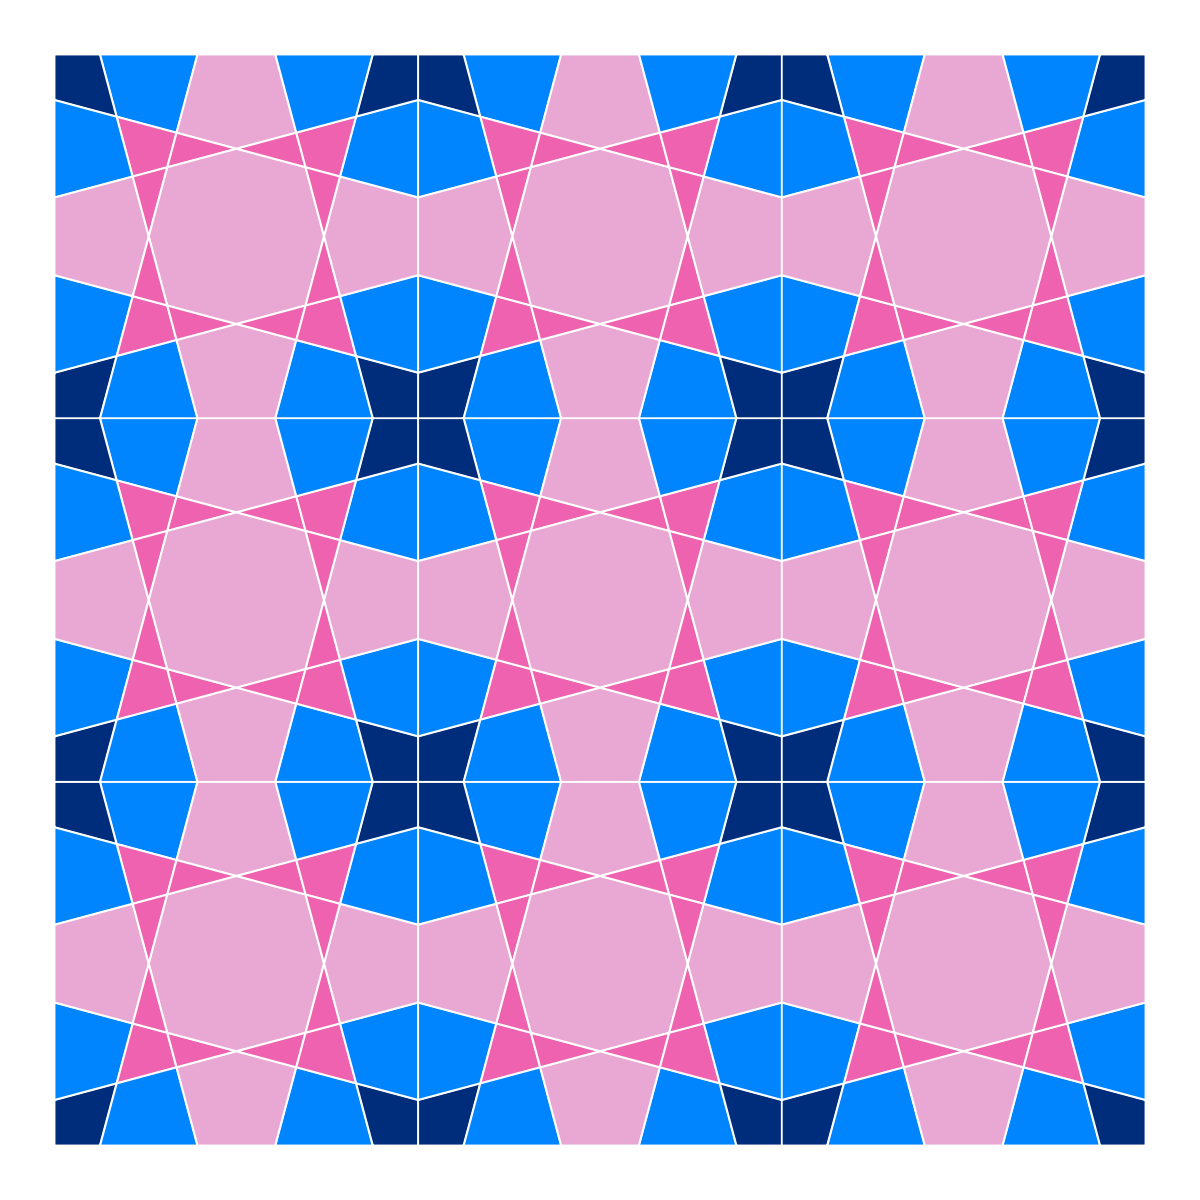

Write R code to recreate this figure.
library(Kaashi)
library(ggplot2)

tile <- motif(theta = 75, delta = 0.75, polyLine = F)

vector = rbind(
  c(2,0),
  c(0,2))
tiles <- tiling(tile, n = 3, type = "periodic", vector = vector) 


tilePlotter(tiles, tileColor = c("#EE62AF","#002D7B","#0085FF", "#E8A8D3","#E8A8D3"),
            borderSize = 0.1)


script_dir <- dirname(rstudioapi::getActiveDocumentContext()$path)

ggsave(file.path(script_dir, "featured.png"), width = 4, height = 4)



